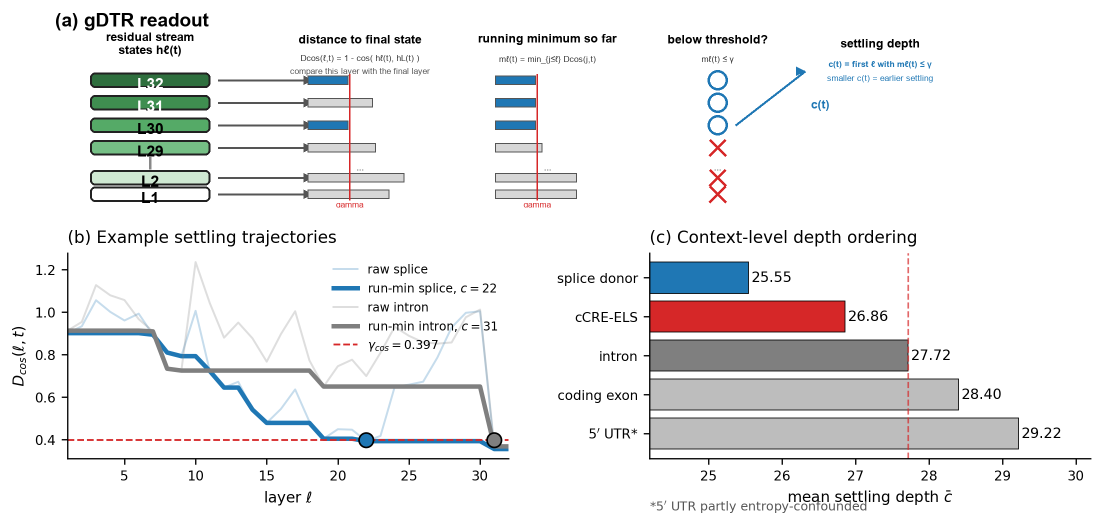
#> input picture ICML_0606_draft/figures/fig1_v10_source_with_panel_b.png, 2205 x 1052 px (shown at 1/2 size)
$ python redraw_fig1_panel_a_local.py
#> lines starting #> are read from the running program, lines starting #| are printed output that depends on the picture
from __future__ import annotations

from pathlib import Path

from PIL import Image, ImageDraw, ImageFont


ROOT = Path(__file__).resolve().parents[1]
FIG = ROOT / "figures" / "fig1_v10.png"
PDF = ROOT / "figures" / "fig1_v10.pdf"
SOURCE = ROOT / "figures" / "fig1_v10_source_with_panel_b.png"

BLUE = "#1f77b4"
GREEN = "#2f6f3e"
GREEN2 = "#3f8e50"
GREEN3 = "#55aa67"
GREEN4 = "#75bf85"
PALE = "#cfe8d2"
DARK = "#222222"
GREY = "#d7d7d7"
RED = "#d62728"

FONT = "/System/Library/Fonts/Supplemental/Arial.ttf"
BOLD = "/System/Library/Fonts/Supplemental/Arial Bold.ttf"


def font(size: int, bold: bool = False) -> ImageFont.FreeTypeFont:
    return ImageFont.truetype(BOLD if bold else FONT, size=size)


def centered(draw: ImageDraw.ImageDraw, xy: tuple[float, float], text: str,
             fnt: ImageFont.FreeTypeFont, fill: str = "black",
             spacing: int = 4) -> None:
    x, y = xy
    box = draw.multiline_textbbox((0, 0), text, font=fnt, spacing=spacing, align="center")
    w, h = box[2] - box[0], box[3] - box[1]
    draw.multiline_text((x - w / 2, y - h / 2), text, font=fnt, fill=fill,
                        spacing=spacing, align="center")


def rounded_box(draw: ImageDraw.ImageDraw, box: tuple[int, int, int, int],
                fill: str, outline: str = DARK, width: int = 4, radius: int = 10) -> None:
    draw.rounded_rectangle(box, radius=radius, fill=fill, outline=outline, width=width)


def arrow(draw: ImageDraw.ImageDraw, start: tuple[int, int], end: tuple[int, int],
          fill: str = "#555555", width: int = 4) -> None:
    draw.line([start, end], fill=fill, width=width)
    x, y = end
    draw.polygon([(x, y), (x - 18, y - 9), (x - 18, y + 9)], fill=fill)


def main() -> None:
    if not SOURCE.exists():
        Image.open(FIG).convert("RGB").save(SOURCE)

    source = Image.open(SOURCE).convert("RGB")
#> source is the input picture: PIL image 2205x1052 RGB; mean R, G, B 236.7, 236.4, 236.7
    w = source.size[0]
#> w = 2205
    top_h = 500
    out_h = 1180
    base = Image.new("RGB", (w, out_h), "white")
#> base: PIL image 2205x1180 RGB; every value is 255
    draw = ImageDraw.Draw(base)

    title = font(38, True)
    head = font(27, True)
    small = font(19)
    small_bold = font(19, True)
    layer_font = font(34, True)
    tiny = font(18)

    draw.text((110, 18), "(a) gDTR readout", font=title, fill="black")

    # Column anchors.
    x_layer = 285
    layer_w, layer_h = 260, 34
    xs = {
        "raw": 715,
        "rm": 1125,
        "thr": 1515,
        "ct": 1855,
    }

    centered(draw, (x_layer, 104), "residual stream\nstates hℓ(t)", head)
    centered(draw, (xs["raw"], 92), "distance to final state", head)
    centered(draw, (xs["raw"], 137),
             "Dcos(ℓ,t) = 1 - cos( hℓ(t), hL(t) )", small, "#333333")
    centered(draw, (xs["raw"], 167),
             "compare this layer with the final layer", tiny, "#555555")

    centered(draw, (xs["rm"], 92), "running minimum so far", head)
    centered(draw, (xs["rm"], 140), "mℓ(t) = min over j≤ℓ of Dcos(j,t)",
             small, "#333333")

    centered(draw, (xs["thr"], 92), "below threshold?", head)
    centered(draw, (xs["thr"], 140), "mℓ(t) ≤ γ", small, "#333333")

    centered(draw, (xs["ct"], 104), "settling depth", head)
    centered(draw, (xs["ct"], 150), "c(t) = first ℓ with mℓ(t) ≤ γ",
             small_bold, BLUE)
    centered(draw, (xs["ct"], 182), "smaller c(t) = earlier settling", tiny, BLUE)

    layers = [
        ("L32", GREEN, 0.39, 0.39, True),
        ("L31", GREEN2, 0.62, 0.39, True),
        ("L30", GREEN3, 0.39, 0.39, True),
        ("L29", GREEN4, 0.65, 0.45, False),
        ("...", None, None, None, None),
        ("L2", PALE, 0.92, 0.78, False),
        ("L1", "white", 0.78, 0.78, False),
    ]
    ys = [205, 255, 305, 355, 390, 425, 462]
    bar_w, bar_h = 225, 20
    gamma_frac = 0.40

    for (label, fill, raw, rm, settled), y in zip(layers, ys):
        if label == "...":
            draw.line([(x_layer, y - 14), (x_layer, y + 14)], fill="#888888", width=5)
            centered(draw, (xs["raw"], y), "...", small_bold, "#777777")
            centered(draw, (xs["rm"], y), "...", small_bold, "#777777")
            centered(draw, (xs["thr"], y), "...", small_bold, "#777777")
            continue

        box = (x_layer - layer_w // 2, y - layer_h // 2,
               x_layer + layer_w // 2, y + layer_h // 2)
        rounded_box(draw, box, fill)
        txt_color = "white" if fill in {GREEN, GREEN2} else "black"
        centered(draw, (x_layer, y), label, layer_font, txt_color)

        arrow(draw, (x_layer + layer_w // 2 + 18, y), (xs["raw"] - 100, y))

        for x, val in [(xs["raw"], raw), (xs["rm"], rm)]:
            left = x - bar_w // 2
            top = y - bar_h // 2
            draw.rectangle((left, top, left + int(bar_w * val), top + bar_h),
                           fill=BLUE if val <= gamma_frac else GREY,
                           outline="#555555", width=2)

        if settled:
            draw.ellipse((xs["thr"] - 22, y - 22, xs["thr"] + 22, y + 22),
                         fill="white", outline=BLUE, width=5)
        else:
            draw.line([(xs["thr"] - 18, y - 18), (xs["thr"] + 18, y + 18)],
                      fill=RED, width=6)
            draw.line([(xs["thr"] - 18, y + 18), (xs["thr"] + 18, y - 18)],
                      fill=RED, width=6)

    # Threshold guide lines for the two bar columns.
    for x in [xs["raw"], xs["rm"]]:
        gx = x - bar_w // 2 + int(bar_w * gamma_frac)
        draw.line([(gx, 190), (gx, 477)], fill=RED, width=3)
        centered(draw, (gx, 488), "gamma", tiny, RED)

    # Mark the first crossing as the settling depth.
    first_y = ys[2]
    arrow(draw, (xs["thr"] + 42, first_y), (xs["ct"] - 155, 170), BLUE, 4)
    centered(draw, (xs["ct"] - 125, 250), "c(t)", font(27, True), BLUE)

    # Reuse the already rendered trajectory panel and center it under the schema.
    # Panel (c) is intentionally omitted because it duplicates Fig. 2(a).
    trace = source.crop((0, 420, 1045, source.size[1]))
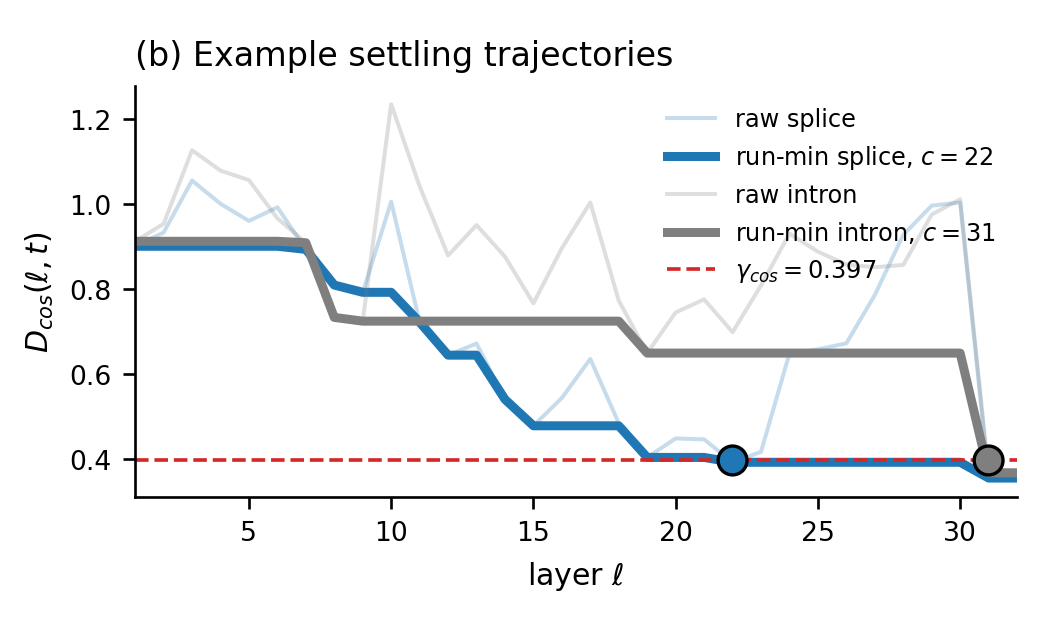
#> trace: PIL image 1045x632 RGB; mean R, G, B 243.6, 244.2, 245
    trace = trace.resize((1280, 670), Image.Resampling.LANCZOS)
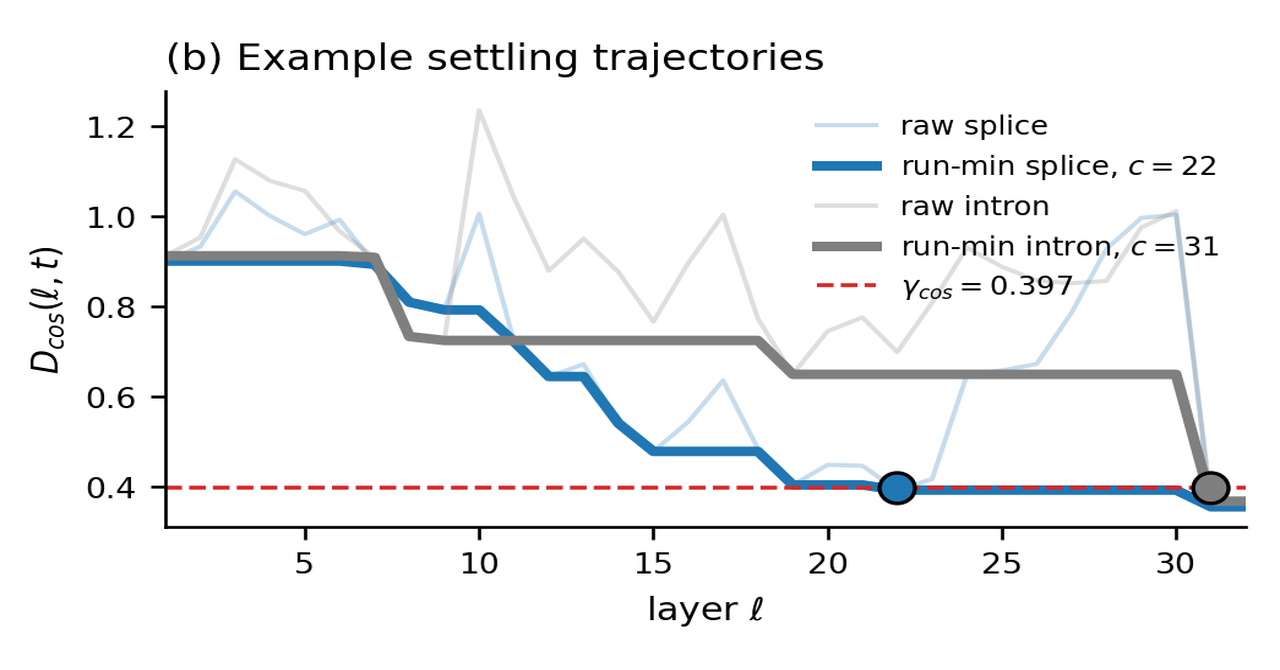
#> trace: PIL image 1280x670 RGB; mean R, G, B 243.5, 244.1, 244.9
    base.paste(trace, ((w - trace.size[0]) // 2, top_h))
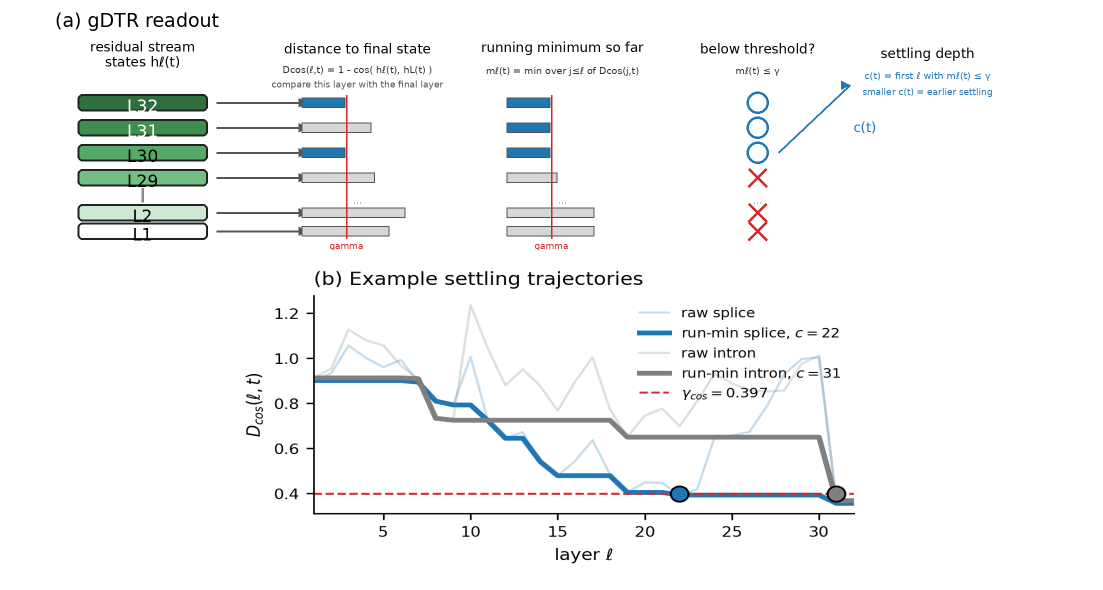
#> base: PIL image 2205x1180 RGB (shown at 1/2 size); mean R, G, B 244.7, 245.9, 245.8
    base.save(FIG)
    base.save(PDF, "PDF", resolution=300.0)


if __name__ == "__main__":
    main()

$ run again, with ICML_0606_draft/figures/fig2_v11.png copied over ICML_0606_draft/figures/fig1_v10_source_with_panel_b.png
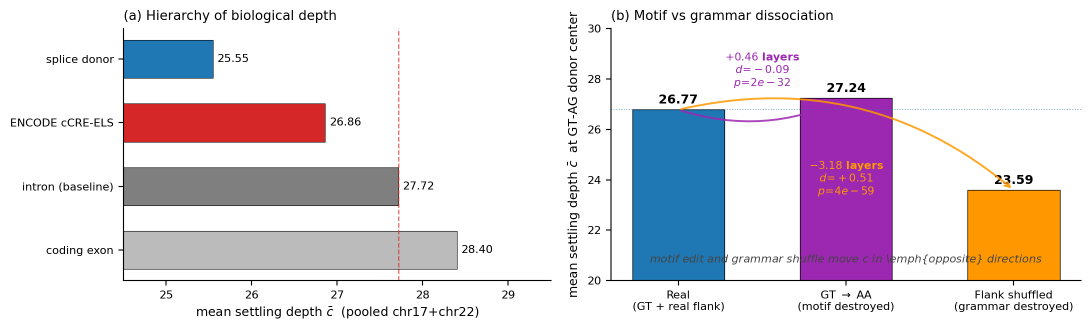
#> input picture ICML_0606_draft/figures/fig2_v11.png, 2182 x 660 px (shown at 1/2 size)
#> in main, `trace = trace.resize((1280, 670), Image.Resampling.LANCZOS)`:
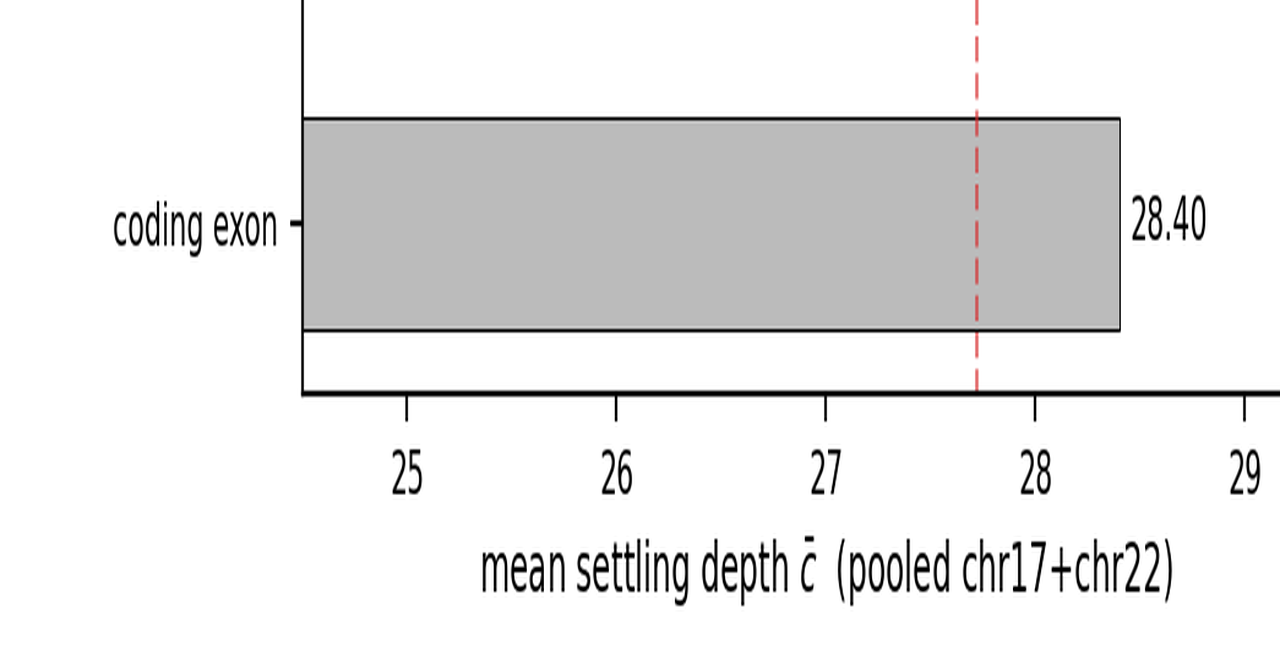
#> trace: PIL image 1280x670 RGB; mean R, G, B 233.3, 233.2, 233.2
#> in main, `base.paste(trace, ((w - trace.size[0]) // 2, top_h))`:
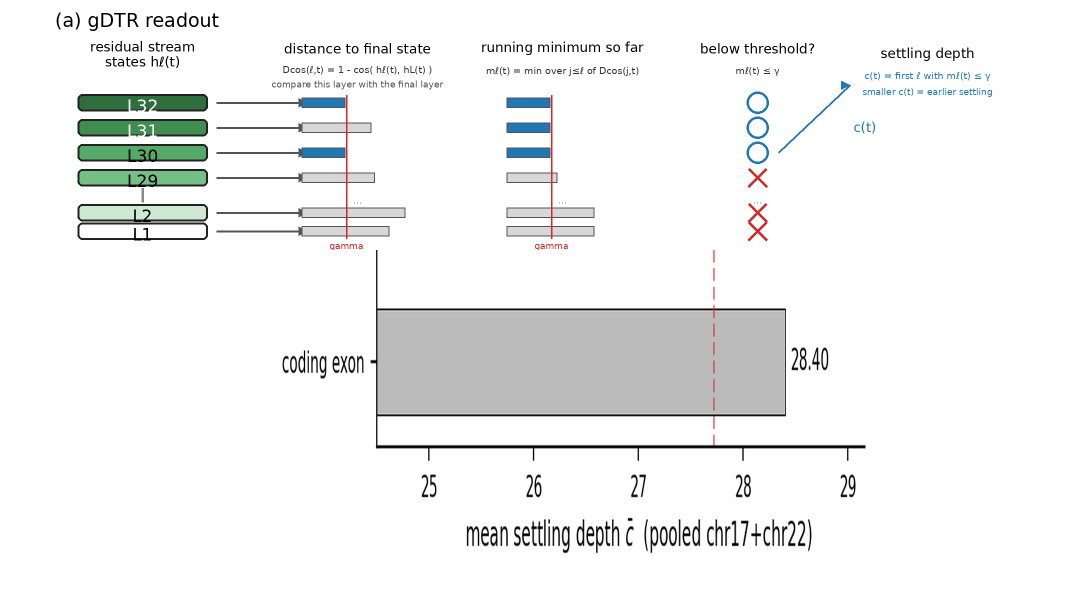
#> base: PIL image 2182x1180 RGB (shown at 1/2 size); mean R, G, B 241.2, 242.1, 241.7
